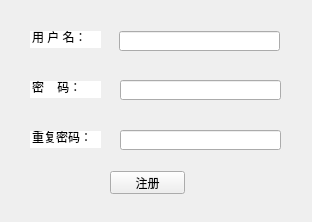
<?xml version="1.0" encoding="UTF-8"?>
<ui version="4.0">
 <class>RegisterForm</class>
 <widget class="QWidget" name="RegisterForm">
  <property name="geometry">
   <rect>
    <x>0</x>
    <y>0</y>
    <width>312</width>
    <height>222</height>
   </rect>
  </property>
  <property name="windowTitle">
   <string>Form</string>
  </property>
  <property name="windowIcon">
   <iconset>
    <normaloff>MYCHAT.ico</normaloff>MYCHAT.ico</iconset>
  </property>
  <widget class="QLineEdit" name="lineEdit_userName">
   <property name="geometry">
    <rect>
     <x>119</x>
     <y>31</y>
     <width>161</width>
     <height>20</height>
    </rect>
   </property>
   <property name="cursor">
    <cursorShape>IBeamCursor</cursorShape>
   </property>
   <property name="inputMethodHints">
    <set>Qt::ImhDigitsOnly</set>
   </property>
  </widget>
  <widget class="QLineEdit" name="lineEdit_password">
   <property name="geometry">
    <rect>
     <x>120</x>
     <y>80</y>
     <width>161</width>
     <height>20</height>
    </rect>
   </property>
  </widget>
  <widget class="QPushButton" name="pushButton_reg">
   <property name="geometry">
    <rect>
     <x>110</x>
     <y>171</y>
     <width>75</width>
     <height>23</height>
    </rect>
   </property>
   <property name="text">
    <string>注册</string>
   </property>
  </widget>
  <widget class="QLineEdit" name="lineEdit_password_2">
   <property name="geometry">
    <rect>
     <x>120</x>
     <y>130</y>
     <width>161</width>
     <height>20</height>
    </rect>
   </property>
   <property name="text">
    <string/>
   </property>
  </widget>
  <widget class="QLineEdit" name="lineEdit_5">
   <property name="geometry">
    <rect>
     <x>30</x>
     <y>131</y>
     <width>71</width>
     <height>17</height>
    </rect>
   </property>
   <property name="font">
    <font>
     <kerning>true</kerning>
    </font>
   </property>
   <property name="mouseTracking">
    <bool>false</bool>
   </property>
   <property name="acceptDrops">
    <bool>true</bool>
   </property>
   <property name="toolTipDuration">
    <number>-1</number>
   </property>
   <property name="whatsThis">
    <string notr="true"/>
   </property>
   <property name="text">
    <string>重复密码：</string>
   </property>
   <property name="frame">
    <bool>false</bool>
   </property>
   <property name="dragEnabled">
    <bool>false</bool>
   </property>
   <property name="readOnly">
    <bool>true</bool>
   </property>
   <property name="clearButtonEnabled">
    <bool>false</bool>
   </property>
  </widget>
  <widget class="QLineEdit" name="lineEdit_3">
   <property name="geometry">
    <rect>
     <x>30</x>
     <y>31</y>
     <width>71</width>
     <height>17</height>
    </rect>
   </property>
   <property name="font">
    <font>
     <kerning>true</kerning>
    </font>
   </property>
   <property name="mouseTracking">
    <bool>false</bool>
   </property>
   <property name="acceptDrops">
    <bool>true</bool>
   </property>
   <property name="toolTipDuration">
    <number>-1</number>
   </property>
   <property name="whatsThis">
    <string notr="true"/>
   </property>
   <property name="text">
    <string>用 户 名：</string>
   </property>
   <property name="frame">
    <bool>false</bool>
   </property>
   <property name="dragEnabled">
    <bool>false</bool>
   </property>
   <property name="readOnly">
    <bool>true</bool>
   </property>
   <property name="clearButtonEnabled">
    <bool>false</bool>
   </property>
  </widget>
  <widget class="QLineEdit" name="lineEdit_4">
   <property name="geometry">
    <rect>
     <x>30</x>
     <y>81</y>
     <width>71</width>
     <height>17</height>
    </rect>
   </property>
   <property name="font">
    <font>
     <kerning>true</kerning>
    </font>
   </property>
   <property name="mouseTracking">
    <bool>false</bool>
   </property>
   <property name="acceptDrops">
    <bool>true</bool>
   </property>
   <property name="toolTipDuration">
    <number>-1</number>
   </property>
   <property name="whatsThis">
    <string notr="true"/>
   </property>
   <property name="text">
    <string>密    码：</string>
   </property>
   <property name="frame">
    <bool>false</bool>
   </property>
   <property name="dragEnabled">
    <bool>false</bool>
   </property>
   <property name="readOnly">
    <bool>true</bool>
   </property>
   <property name="clearButtonEnabled">
    <bool>false</bool>
   </property>
  </widget>
 </widget>
 <resources/>
 <connections/>
</ui>
